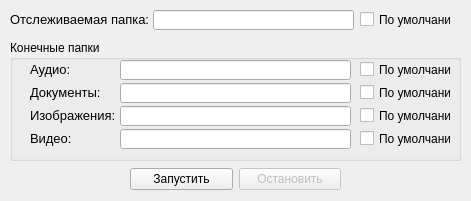
<?xml version="1.0" encoding="UTF-8"?>
<ui version="4.0">
 <class>MainWindow</class>
 <widget class="QMainWindow" name="MainWindow">
  <property name="enabled">
   <bool>true</bool>
  </property>
  <property name="geometry">
   <rect>
    <x>0</x>
    <y>0</y>
    <width>471</width>
    <height>201</height>
   </rect>
  </property>
  <property name="windowTitle">
   <string>FileManager</string>
  </property>
  <property name="windowIcon">
   <iconset resource="res.qrc">
    <normaloff>:/icons/icons/folder.png</normaloff>:/icons/icons/folder.png</iconset>
  </property>
  <property name="styleSheet">
   <string notr="true">QMainWindow {
	background-color: rgb(229, 229, 229)r;
}</string>
  </property>
  <widget class="QWidget" name="centralwidget">
   <widget class="QLabel" name="trackingLabel">
    <property name="geometry">
     <rect>
      <x>10</x>
      <y>11</y>
      <width>141</width>
      <height>16</height>
     </rect>
    </property>
    <property name="styleSheet">
     <string notr="true">QLabel {
	font: 13px;
}</string>
    </property>
    <property name="text">
     <string>Отслеживаемая папка:</string>
    </property>
   </widget>
   <widget class="QLineEdit" name="trackingFolder">
    <property name="geometry">
     <rect>
      <x>153</x>
      <y>10</y>
      <width>201</width>
      <height>20</height>
     </rect>
    </property>
   </widget>
   <widget class="QCheckBox" name="trackingDef">
    <property name="geometry">
     <rect>
      <x>360</x>
      <y>11</y>
      <width>91</width>
      <height>17</height>
     </rect>
    </property>
    <property name="text">
     <string>По умолчанию</string>
    </property>
   </widget>
   <widget class="QGroupBox" name="groupBox">
    <property name="enabled">
     <bool>true</bool>
    </property>
    <property name="geometry">
     <rect>
      <x>10</x>
      <y>40</y>
      <width>451</width>
      <height>121</height>
     </rect>
    </property>
    <property name="styleSheet">
     <string notr="true"/>
    </property>
    <property name="title">
     <string>Конечные папки</string>
    </property>
    <property name="flat">
     <bool>false</bool>
    </property>
    <widget class="QLabel" name="endImgLabel">
     <property name="geometry">
      <rect>
       <x>20</x>
       <y>67</y>
       <width>91</width>
       <height>16</height>
      </rect>
     </property>
     <property name="styleSheet">
      <string notr="true">QLabel {
	font: 13px;
}</string>
     </property>
     <property name="text">
      <string>Изображения:</string>
     </property>
    </widget>
    <widget class="QLabel" name="endVidLabel">
     <property name="geometry">
      <rect>
       <x>20</x>
       <y>90</y>
       <width>91</width>
       <height>16</height>
      </rect>
     </property>
     <property name="styleSheet">
      <string notr="true">QLabel {
	font: 13px;
}</string>
     </property>
     <property name="text">
      <string>Видео:</string>
     </property>
    </widget>
    <widget class="QLabel" name="endDocLabel">
     <property name="geometry">
      <rect>
       <x>20</x>
       <y>44</y>
       <width>91</width>
       <height>16</height>
      </rect>
     </property>
     <property name="styleSheet">
      <string notr="true">QLabel {
	font: 13px;
}</string>
     </property>
     <property name="text">
      <string>Документы:</string>
     </property>
    </widget>
    <widget class="QLabel" name="endAudLabel">
     <property name="geometry">
      <rect>
       <x>20</x>
       <y>21</y>
       <width>91</width>
       <height>16</height>
      </rect>
     </property>
     <property name="styleSheet">
      <string notr="true">QLabel {
	font: 13px;
}</string>
     </property>
     <property name="text">
      <string>Аудио:</string>
     </property>
    </widget>
    <widget class="QLineEdit" name="Aud">
     <property name="geometry">
      <rect>
       <x>110</x>
       <y>20</y>
       <width>231</width>
       <height>20</height>
      </rect>
     </property>
     <property name="styleSheet">
      <string notr="true"/>
     </property>
     <property name="placeholderText">
      <string/>
     </property>
    </widget>
    <widget class="QLineEdit" name="Doc">
     <property name="geometry">
      <rect>
       <x>110</x>
       <y>43</y>
       <width>231</width>
       <height>20</height>
      </rect>
     </property>
     <property name="placeholderText">
      <string/>
     </property>
    </widget>
    <widget class="QLineEdit" name="Img">
     <property name="geometry">
      <rect>
       <x>110</x>
       <y>66</y>
       <width>231</width>
       <height>20</height>
      </rect>
     </property>
     <property name="placeholderText">
      <string/>
     </property>
    </widget>
    <widget class="QLineEdit" name="Vid">
     <property name="geometry">
      <rect>
       <x>110</x>
       <y>89</y>
       <width>231</width>
       <height>20</height>
      </rect>
     </property>
     <property name="placeholderText">
      <string/>
     </property>
    </widget>
    <widget class="QCheckBox" name="audDef">
     <property name="geometry">
      <rect>
       <x>350</x>
       <y>21</y>
       <width>91</width>
       <height>17</height>
      </rect>
     </property>
     <property name="text">
      <string>По умолчанию</string>
     </property>
    </widget>
    <widget class="QCheckBox" name="docDef">
     <property name="geometry">
      <rect>
       <x>350</x>
       <y>44</y>
       <width>91</width>
       <height>17</height>
      </rect>
     </property>
     <property name="text">
      <string>По умолчанию</string>
     </property>
    </widget>
    <widget class="QCheckBox" name="imgDef">
     <property name="geometry">
      <rect>
       <x>350</x>
       <y>67</y>
       <width>91</width>
       <height>17</height>
      </rect>
     </property>
     <property name="text">
      <string>По умолчанию</string>
     </property>
    </widget>
    <widget class="QCheckBox" name="vidDef">
     <property name="geometry">
      <rect>
       <x>350</x>
       <y>90</y>
       <width>91</width>
       <height>17</height>
      </rect>
     </property>
     <property name="text">
      <string>По умолчанию</string>
     </property>
    </widget>
   </widget>
   <widget class="QWidget" name="horizontalLayoutWidget">
    <property name="geometry">
     <rect>
      <x>130</x>
      <y>164</y>
      <width>211</width>
      <height>31</height>
     </rect>
    </property>
    <layout class="QHBoxLayout" name="buttonLayout">
     <item>
      <widget class="QPushButton" name="startBtn">
       <property name="styleSheet">
        <string notr="true">QPushButton:hover {
	color: rgb(42, 42, 42);
}</string>
       </property>
       <property name="text">
        <string>Запустить</string>
       </property>
      </widget>
     </item>
     <item>
      <widget class="QPushButton" name="stopBtn">
       <property name="enabled">
        <bool>false</bool>
       </property>
       <property name="styleSheet">
        <string notr="true">QPushButton:hover {
	color: rgb(42, 42, 42);
}</string>
       </property>
       <property name="text">
        <string>Остановить</string>
       </property>
      </widget>
     </item>
    </layout>
   </widget>
  </widget>
 </widget>
 <resources>
  <include location="res.qrc"/>
 </resources>
 <connections/>
</ui>
